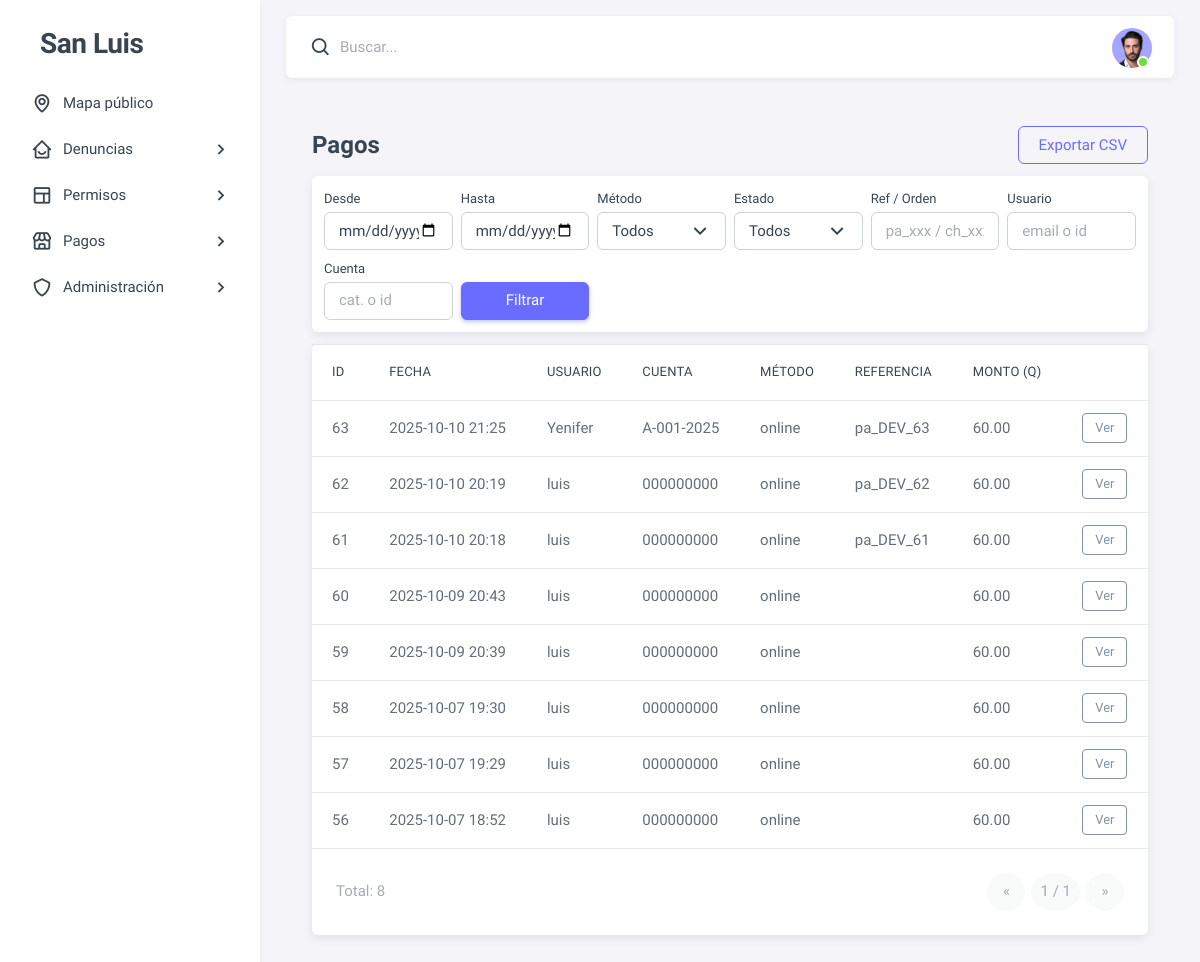
Before: /admin-panel/pagos/ (signed in) with the older database file.
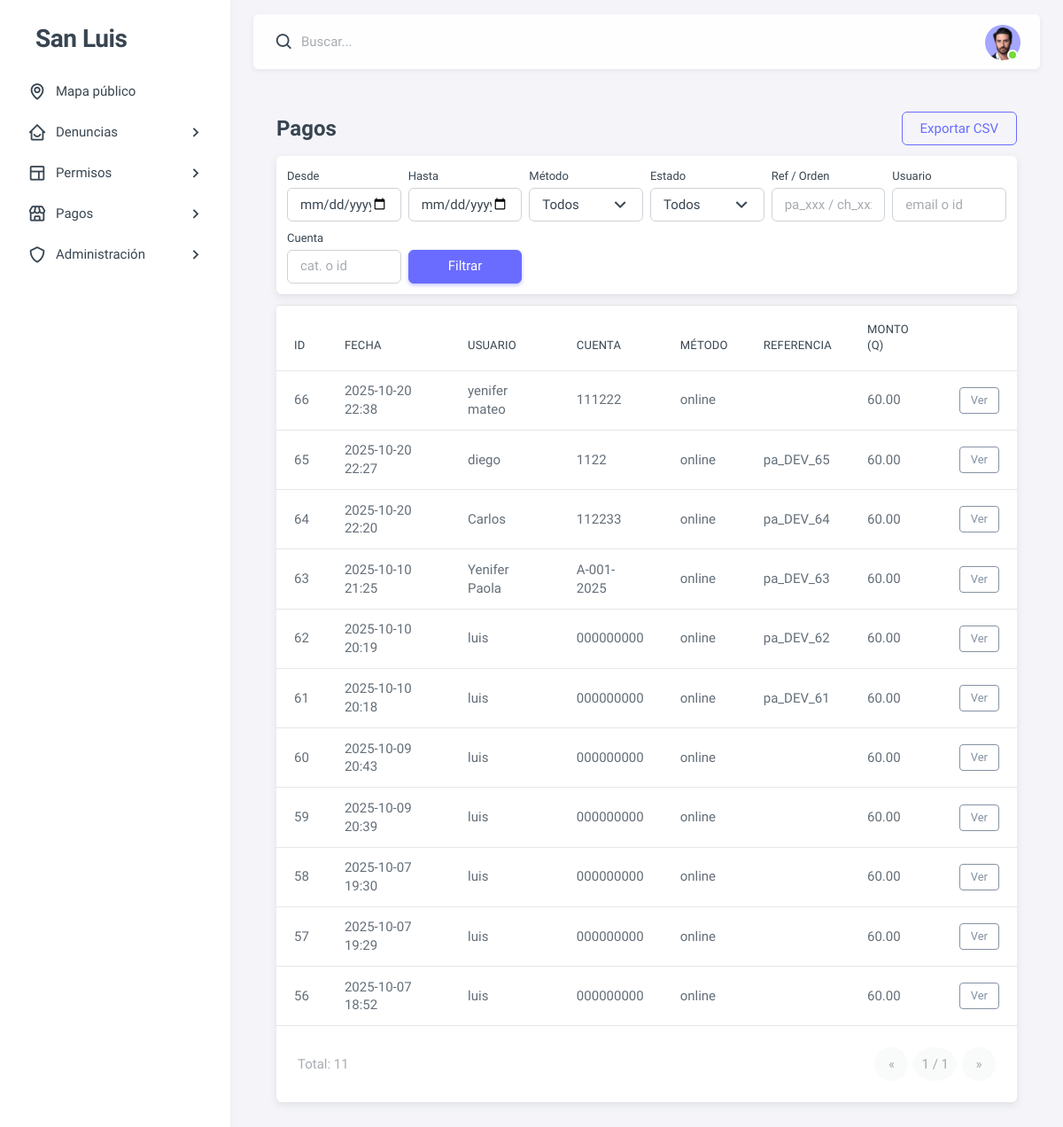
After: the same page with the newer database file.
### dashboard/models.py (models this page shows, shortened)
class Pago(models.Model):
    METODOS = [('caja','Caja'),('transferencia','Transferencia'),('tarjeta','Tarjeta'),('online','Online')]
    cuenta = models.ForeignKey(CuentaServicio, on_delete=models.PROTECT, related_name='pagos')
    fecha = models.DateTimeField(auto_now_add=True)
    metodo = models.CharField(max_length=20, choices=METODOS)
    referencia = models.CharField(max_length=100, blank=True, default='')
    monto = models.DecimalField(max_digits=10, decimal_places=2)
    usuario_registra = models.ForeignKey(settings.AUTH_USER_MODEL, null=True, blank=True, on_delete=models.SET_NULL)
    observaciones = models.TextField(blank=True, default='')

class CuentaServicio(models.Model):
    usuario = models.ForeignKey(settings.AUTH_USER_MODEL, null=True, blank=True, on_delete=models.SET_NULL)
    titular = models.CharField(max_length=120)
    nit = models.CharField(max_length=20, blank=True, default='')
    codigo_catastral = models.CharField(max_length=50, blank=True, default='')
    ubicacion = models.ForeignKey('Ubicacion', null=True, blank=True, on_delete=models.SET_NULL)
    activa = models.BooleanField(default=True)
    class Meta:
        indexes = [
            models.Index(fields=['usuario']),
            models.Index(fields=['activa']),
        ]

class Usuario(AbstractBaseUser, PermissionsMixin):
    TIPO_USUARIO_CHOICES = [
        ('ciudadano', 'Ciudadano'),
        ('administrador', 'Administrador'),
    ]
    nombre = models.CharField(max_length=100)
    apellido = models.CharField(max_length=100)
    correo = models.EmailField(unique=True, max_length=150)
    telefono = models.CharField(max_length=20, blank=True, null=True)
    es_activo = models.BooleanField(default=False)
    token_activacion = models.UUIDField(default=uuid.uuid4, editable=False)
    token_creado_en = models.DateTimeField(default=timezone.now)  # Fecha para validar 24h
    tipo_usuario = models.CharField(max_length=20, choices=TIPO_USUARIO_CHOICES, default='ciudadano')
    creado_en = models.DateTimeField(auto_now_add=True)
    is_staff = models.BooleanField(default=False)
    USERNAME_FIELD = 'correo'
    REQUIRED_FIELDS = ['nombre', 'apellido', 'telefono']
    objects = UsuarioManager()

### dashboard/views/payments.py (the view, shortened to what this page needs)
# urls.py: path("admin-panel/pagos/", pay_views.admin_pagos, name="admin_pagos"),
@staff_member_required
def admin_pagos(request):
    qs = (Pago.objects
          .select_related("cuenta", "cuenta__usuario")
          .order_by("-id"))
    f_ini = request.GET.get("f_ini")
    f_fin = request.GET.get("f_fin")
    metodo = request.GET.get("metodo")
    estado = request.GET.get("estado")  # estado de TransaccionOnline: success/failed/pending
    ref_q = request.GET.get("ref")      # referencia/orden
    usuario_q = request.GET.get("usuario")  # email o id
    cuenta_q = request.GET.get("cuenta")    # código catastral o id
    fecha_field = "fecha" if hasattr(Pago, "fecha") else "creado_en"
    if f_ini:
        d = parse_date(f_ini)
        if d: qs = qs.filter(**{f"{fecha_field}__date__gte": d})
    if f_fin:
        d = parse_date(f_fin)
        if d: qs = qs.filter(**{f"{fecha_field}__date__lte": d})
    if metodo:
        qs = qs.filter(metodo__iexact=metodo)
    if usuario_q:
        qs = qs.filter(
            Q(cuenta__usuario__email__icontains=usuario_q) |
            Q(cuenta__usuario__id__iexact=usuario_q)
        )
    if cuenta_q:
        qs = qs.filter(
            Q(cuenta__codigo_catastral__icontains=cuenta_q) |
            Q(cuenta__id__iexact=cuenta_q)
        )
    if estado in {"success", "failed", "pending"}:
        ids_estado = (TransaccionOnline.objects
                      .filter(estado=estado)
                      .values_list("pago_id", flat=True)
                      .distinct())
        qs = qs.filter(id__in=ids_estado)
    paginator = Paginator(qs, 25)
    page = request.GET.get("page")
    pagos = paginator.get_page(page)
    for p in pagos:
        setattr(p, "fecha_val", getattr(p, fecha_field, None))
    metodos = (Pago.objects.order_by().values_list("metodo", flat=True).distinct())
    ctx = {
        "pagos": pagos,
        "metodos": [m for m in metodos if m],
        "f_ini": f_ini or "",
        "f_fin": f_fin or "",
        "metodo_sel": metodo or "",
        "estado_sel": estado or "",
        "ref": ref_q or "",
        "usuario_q": usuario_q or "",
        "cuenta_q": cuenta_q or "",
        "fecha_field": fecha_field,
    }
    return render(request, "admin_panel/list.html", ctx)

### dashboard/templates/admin_panel/list.html (shortened to what this page needs)
{% extends "base.html" %}
{% load static %}
{% block content %}
<div class="container-xxl container-p-y">
  <div class="d-flex justify-content-between align-items-center mb-3">
    <h4 class="fw-bold mb-0">Pagos</h4>
    <a class="btn btn-outline-primary"
    href="{% url 'admin_pagos_export_csv' %}?{{ request.GET.urlencode }}">
    Exportar CSV
    </a>
  </div>
  <form class="card p-3 mb-3" method="get">
    <div class="row g-2">
      <div class="col-6 col-md-2">
        <label class="form-label">Desde</label>
        <input type="date" class="form-control" name="f_ini" value="{{ f_ini }}">
      </div>
      <div class="col-6 col-md-2">
        <label class="form-label">Hasta</label>
        <input type="date" class="form-control" name="f_fin" value="{{ f_fin }}">
      </div>
      <div class="col-6 col-md-2">
        <label class="form-label">Método</label>
        <select class="form-select" name="metodo">
          <option value="">Todos</option>
        </select>
      </div>
      <div class="col-6 col-md-2">
        <label class="form-label">Estado</label>
        <select class="form-select" name="estado">
          <option value="">Todos</option>
        </select>
      </div>
      <div class="col-6 col-md-2">
        <label class="form-label">Ref / Orden</label>
        <input type="text" class="form-control" name="ref" value="{{ ref }}" placeholder="pa_xxx / ch_xxx">
      </div>
      <div class="col-6 col-md-2">
        <label class="form-label">Usuario</label>
        <input type="text" class="form-control" name="usuario" value="{{ usuario_q }}" placeholder="email o id">
      </div>
      <div class="col-6 col-md-2">
        <label class="form-label">Cuenta</label>
        <input type="text" class="form-control" name="cuenta" value="{{ cuenta_q }}" placeholder="cat. o id">
      </div>
      <div class="col-12 col-md-2 d-flex align-items-end">
        <button class="btn btn-primary w-100" type="submit">Filtrar</button>
      </div>
    </div>
  </form>
  <div class="card">
    <div class="table-responsive">
      <table class="table table-hover mb-0">
        <thead>
          <tr>
            <th>ID</th>
            <th>{{ fecha_field|title }}</th>
            <th>Usuario</th>
            <th>Cuenta</th>
            <th>Método</th>
            <th>Referencia</th>
            <th>Monto (Q)</th>
            <th></th>
          </tr>
        </thead>
        <tbody>
          {% for p in pagos %}
          <tr>
            <td>{{ p.id }}</td>
            <td>{{ p.fecha_val|date:"Y-m-d H:i" }}</td>
            <td>{{ p.cuenta.usuario.nombre }}</td>
            <td>{{ p.cuenta.codigo_catastral|default:p.cuenta.id }}</td>
            <td>{{ p.metodo }}</td>
            <td>{{ p.referencia }}</td>
            <td>{{ p.monto }}</td>
            <td><a class="btn btn-sm btn-outline-secondary" href="{% url 'admin_pago_detalle' p.id %}">Ver</a></td>
          </tr>
          {% empty %}
          <tr><td colspan="8" class="text-center text-muted py-4">Sin resultados</td></tr>
          {% endfor %}
        </tbody>
      </table>
    </div>
    <div class="card-footer d-flex justify-content-between align-items-center">
      <div class="text-muted">Total: {{ pagos.paginator.count }}</div>
      <nav>
        <ul class="pagination mb-0">
          {% if pagos.has_previous %}
            <li class="page-item"><a class="page-link" href="?page={{ pagos.previous_page_number }}&{{ request.GET.urlencode }}">«</a></li>
          {% else %}
            <li class="page-item disabled"><span class="page-link">«</span></li>
          {% endif %}
          <li class="page-item disabled"><span class="page-link">{{ pagos.number }} / {{ pagos.paginator.num_pages }}</span></li>
          {% if pagos.has_next %}
            <li class="page-item"><a class="page-link" href="?page={{ pagos.next_page_number }}&{{ request.GET.urlencode }}">»</a></li>
          {% else %}
            <li class="page-item disabled"><span class="page-link">»</span></li>
          {% endif %}
        </ul>
      </nav>
    </div>
  </div>
</div>
{% endblock %}

### dashboard/templates/base.html (shortened to what this page needs)
{% load static %}
<!doctype html>
<html lang="es"
      class="light-style layout-menu-fixed layout-compact"
      dir="ltr"
      data-theme="theme-default"
      data-assets-path="{% static '' %}"
      data-template="vertical-menu-template-free"
      data-style="light">
<head>
  <link rel="stylesheet" href="{% static 'vendor/fonts/boxicons.css' %}" />
  <link rel="stylesheet" href="{% static 'vendor/css/core.css' %}" class="template-customizer-core-css" />
  <link rel="stylesheet" href="{% static 'vendor/css/theme-default.css' %}" class="template-customizer-theme-css" />
  <link rel="stylesheet" href="{% static 'css/demo.css' %}" />
  <link rel="stylesheet" href="{% static 'vendor/libs/perfect-scrollbar/perfect-scrollbar.css' %}" />
  <link rel="stylesheet" href="{% static 'vendor/libs/apex-charts/apex-charts.css' %}" />
</head>
<body>
  <div class="layout-wrapper layout-content-navbar">
    <div class="layout-container">
      <aside id="layout-menu" class="layout-menu menu-vertical menu bg-menu-theme">
      {% block sidebar %}
        {% include "partials/sidebar.html" %}
      {% endblock %}
    </aside>
      <div class="layout-page">
        <nav class="layout-navbar container-xxl navbar navbar-expand-xl navbar-detached align-items-center bg-navbar-theme" id="layout-navbar">
          <div class="navbar-nav-right d-flex align-items-center" id="navbar-collapse">
            <div class="navbar-nav align-items-center">
              <div class="nav-item d-flex align-items-center">
                <i class="bx bx-search bx-md"></i>
                <input type="text" class="form-control border-0 shadow-none ps-1 ps-sm-2" placeholder="Buscar..." />
              </div>
            </div>
            <ul class="navbar-nav flex-row align-items-center ms-auto">
              {% block navbar_right %}
              <li class="nav-item navbar-dropdown dropdown-user dropdown">
                <a class="nav-link dropdown-toggle hide-arrow p-0" href="#" data-bs-toggle="dropdown">
                  <div class="avatar avatar-online"><img src="{% static 'img/avatars/1.png' %}" alt class="w-px-40 h-auto rounded-circle" /></div>
                </a>
              </li>
              {% endblock %}
            </ul>
          </div>
        </nav>
        <div class="container-xxl flex-grow-1 container-p-y">
          {% block content %}{% endblock %}
        </div>
      </div>
    </div>
  </div>
</body>
</html>

### dashboard/templates/partials/sidebar.html (shortened to what this page needs)
<div class="app-brand demo">
  <a href="{% url 'index' %}" class="app-brand-link">
    <span class="app-brand-text demo menu-text fw-bold ms-2">San Luis</span>
  </a>
</div>
<ul class="menu-inner py-1">
  <li class="menu-item">
    <a href="{% url 'mapa_publico' %}" class="menu-link">
      <i class="menu-icon tf-icons bx bx-map"></i>
      <div class="text-truncate">Mapa público</div>
    </a>
  </li>
  <li class="menu-item">
    <a href="javascript:void(0);" class="menu-link menu-toggle">
      <i class="menu-icon tf-icons bx bx-home-smile"></i>
      <div class="text-truncate">Denuncias</div>
    </a>
  </li>
  <li class="menu-item">
    <a href="javascript:void(0);" class="menu-link menu-toggle">
      <i class="menu-icon tf-icons bx bx-layout"></i>
      <div class="text-truncate">Permisos</div>
    </a>
  </li>
  <li class="menu-item">
    <a href="javascript:void(0);" class="menu-link menu-toggle">
      <i class="menu-icon tf-icons bx bx-store"></i>
      <div class="text-truncate">Pagos</div>
    </a>
  </li>
  {% if request.user.is_authenticated and request.user.is_staff %}
  <li class="menu-item">
    <a href="javascript:void(0);" class="menu-link menu-toggle">
      <i class="menu-icon tf-icons bx bx-shield"></i>
      <div class="text-truncate">Administración</div>
    </a>
  </li>
  {% endif %}
</ul>

### dashboard/static/css/demo.css (style rules this page uses)
.menu .app-brand.demo { height: 64px; margin-top: 12px; }
.app-brand-text.demo { font-size: 1.75rem; letter-spacing: -0.5px; }

Changed rows visible on the page:
added Pago: id "66", fecha_val "2025-10-20 22:38", cuenta.usuario.nombre "yenifer mateo", cuenta.codigo_catastral "111222", metodo "online", monto "60.00"
added Pago: id "65", fecha_val "2025-10-20 22:27", cuenta.usuario.nombre "diego", cuenta.codigo_catastral "1122", metodo "online", referencia "pa_DEV_65", monto "60.00"
added Pago: id "64", fecha_val "2025-10-20 22:20", cuenta.usuario.nombre "Carlos", cuenta.codigo_catastral "112233", metodo "online", referencia "pa_DEV_64", monto "60.00"
changed through a linked row, Pago "pa_DEV_63": cuenta.usuario.nombre "Yenifer" → "Yenifer Paola"
Other visible differences:
{{ pagos.paginator.count }}: "8" → "11"
